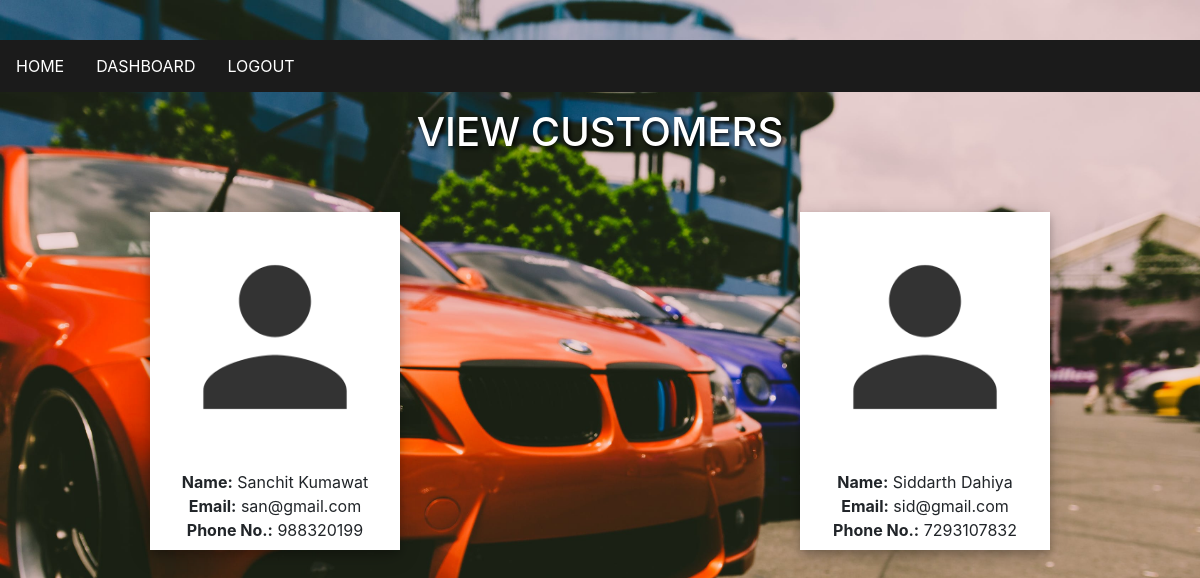
The page /viewcustomer.php (signed in) on the database its author committed.
### tables this page shows
CREATE TABLE `usertable` (
  `fname` varchar(10) NOT NULL,
  `lname` varchar(10) NOT NULL,
  `email` varchar(35) NOT NULL PRIMARY KEY,
  `password` varchar(16) NOT NULL,
  `street` varchar(10) NOT NULL,
  `city` varchar(15) NOT NULL,
  `state` varchar(20) NOT NULL,
  `country` varchar(25) NOT NULL,
  `phoneno` varchar(25) NOT NULL
  );

### viewcustomer.php (the view, shortened to what this page needs)
<!DOCTYPE html>
<head>
    <link rel="stylesheet" href="https://stackpath.bootstrapcdn.com/bootstrap/4.3.1/css/bootstrap.min.css">
    <link rel="stylesheet" type="text/css" href="css/global3.css">
</head>
<body class="bg">
       <br>
       <p>
   <ul>
   <li><a href="adminhome.php">HOME</a></li>
   <li><a href="admindashboard.php">DASHBOARD</a></li>
   <li><a href="adminlogout.php">LOGOUT</a></li>
   </ul>
   <p>
       <h1 align='center' class="heading"><font color='white'>VIEW CUSTOMERS</font></h1><br>
    <br>
    <div class="gallery">
   <?php
        $servername = "localhost";
        $username = "root";
        $password = "";
        $dbname = "dbms";
        $conn = new mysqli($servername, $username, $password, $dbname);
        $sql = "SELECT * FROM usertable";
        $result = $conn->query($sql);
        if ($result->num_rows > 0) {
            while($row = $result->fetch_assoc()) {
                if($row['fname']!='admin') {
                echo "<figure><img src='images/person1.png'><figcaption><b>Name:</b> ".$row['fname']." ".$row['lname']."<br><b>Email:</b> ".$row['email']."
                <br><b>Phone No.:</b> ".$row['phoneno']."</figcaption></figure> ";
                }
            }
        } else {
            echo "<h2 align='center'><font color='white'>No Customers Inserted</font></h2>";
        }
        ?>
    </div>
</p>
</body>
</html>

### css/global3.css (style rules this page uses)
.bg { background: url('../images/bg3.jpeg') no-repeat fixed; width: 100%; height: 100vh; background-size:100%; }
ul { list-style-type: none; margin: 0; padding: 0; overflow: hidden; background-color: rgb(27, 27, 27); position: -webkit-sticky; position: sticky; top: 0; }
li { float: left; }
li a { display: block; color: white; text-align: center; padding: 14px 16px; text-decoration: none; }
.heading { color: white; text-shadow: 2px 2px 4px #000000; }
.gallery { display: flex; width: 900px; margin: auto; justify-content: space-between; flex-wrap: wrap; }
figure { width: 250px; background-color: #fff ; box-shadow: 0 4px 8px 0 rgba(0, 0, 0, 0.2), 0 6px 20px 0 rgba(0, 0, 0, 0.19); text-align: center; }
figure img { width: 100%; }
figure figcaption { text-align: center; padding: 8px 4px; }

### rows shown on the page
usertable: fname "Sanchit", lname "Kumawat", email "san@gmail.com", phoneno "988320199"
usertable: fname "Siddarth", lname "Dahiya", email "sid@gmail.com", phoneno "7293107832"
